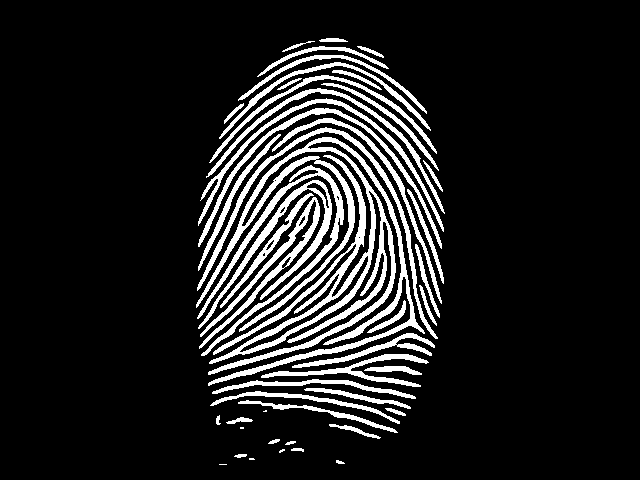
#> input picture 第2场训练赛/Fingerprint feature extraction/code/Feature_Extraction/enhanced/02.tif, 640 x 480 px; its folder holds only this picture in this run
$ python preprocess.py   (older library calls are emulated)
#> lines starting #> are read from the running program, lines starting #| are printed output that depends on the picture; after the words box and inside, x2 and y2 are one past the last pixel; in counts of white or black regions, pixels touching at a corner belong together
### 第2场训练赛/Fingerprint feature extraction/code/Feature_Extraction/src/CommonFunctions.py
import numpy as np
import pandas as pd
import skimage
import os
import cv2
import matplotlib.pyplot as plt
import seaborn as sns
from matplotlib.backends.backend_pdf import PdfPages
import skimage
import imutils


PROCESS_DIR = "../process"
RESULT_DIR = "../result"
FEATURE_DIR = "../featuresData"
DATA_DIR = '../../../data'
IMG_SRC_DIR = '../../../data/img'

NUM_PIC = 16
NUM_POINTS = 10

# [25 lines left out: functions plt_show, plot_mat, not called in this run]

def External_ellipse(edge_filter, mask):
    contours = cv2.findContours(edge_filter, cv2.RETR_EXTERNAL, cv2.CHAIN_APPROX_NONE)
    cnts = contours[0] if imutils.is_cv2() else contours[1]  # 用imutils来判断是opencv是2还是2+
    cnt = cnts[0]
    """ellipse为三元组(center, axes, angle)
    center：椭圆中心点坐标
    axes：椭圆尺寸（即长短轴）
    angle：旋转角度（顺时针方向）
    """
    ellipse = cv2.fitEllipse(cnt)
    # print(ellipse)

    return ellipse


# [43 lines left out: functions ShowResults, normalizedArr, not called in this run]

def getPrettyBytesStr(bytes):
    return ''.join(['0x%02x ' % b for b in bytes])

def fromPrettyBytesStr(prettyBytesStr):
    pass

# [21 lines left out: function getPrettyFeaturesBytes, not called in this run]

### 第2场训练赛/Fingerprint feature extraction/code/Feature_Extraction/src/preprocess.py

import cv2
import numpy as np
import skimage.morphology as sm
import skimage
import os

from Feature_Extraction.src.CommonFunctions import *

def enhance_dir(path, savepath):
#> called with path = '../enhanced', savepath = '../rotated'
    for imgfile in os.listdir(path):
        img_id = int(imgfile.rstrip(".tif"))
        print(imgfile)
        img = cv2.imread(os.path.join(path, imgfile), 0)
#> img: shape (480, 640); 12.5% white; 48 white regions (5 under 20 px), largest, box (x1, y1, x2, y2) and area: (196, 137, 425, 386) 11954, (197, 165, 344, 356) 2278, (197, 127, 438, 339) 2049
        # 获取二值化图像
        img_01 = np.uint8(img > 128)
        # 未经细化的二值图像
        mask = img_01 * 255
        edge_filter = skimage.morphology.closing(mask, sm.disk(20))
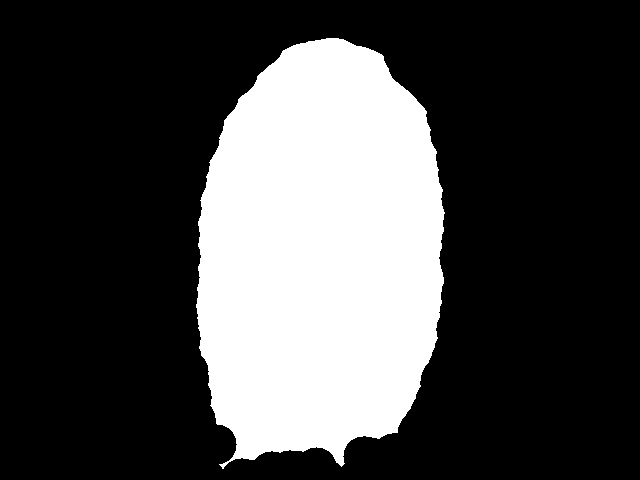
#> edge_filter: shape (480, 640); 27.6% white; 1 white region, box (x1, y1, x2, y2) and area: (196, 38, 445, 469) 84802
        edge_filter = skimage.morphology.erosion(edge_filter, sm.disk(5))
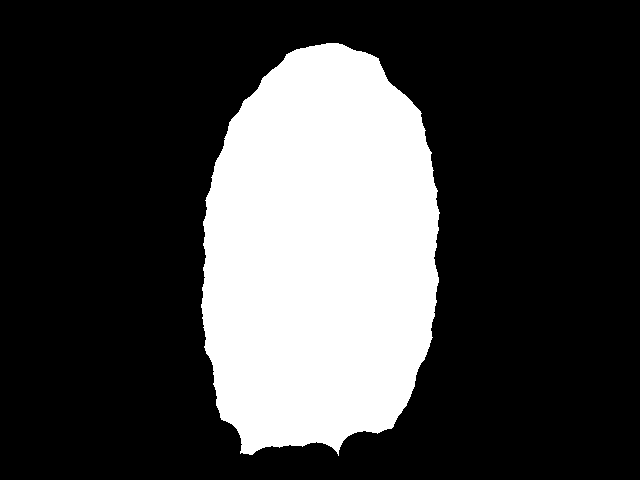
#> edge_filter: shape (480, 640); 25.7% white; 1 white region
        # plt_show(foregroundArea)
        ellipse = External_ellipse(edge_filter, mask)
#> in External_ellipse, `contours = cv2.findContours(edge_filter, cv2.RETR_EXTERNAL, cv2.CHAIN_..`: contours = 1 contour; box (x1, y1, x2, y2) and area: (201, 43, 440, 456) 78549
#> in External_ellipse, `cnts = contours[0] if imutils.is_cv2() else contours[1]`: cnts has the same summary as contours
#> in External_ellipse, `cnt = cnts[0]`: cnt = contour of 1038 points, box (x1, y1, x2, y2) (201, 43, 440, 456), area 78549
#> in External_ellipse, `ellipse = cv2.fitEllipse(cnt)`: ellipse = ((319.5, 254.9), (240.2, 421.1), 4.54)
#> ellipse = ((319.5, 254.9), (240.2, 421.1), 4.54)
        center, axes, angle = ellipse
#> center = (319.5, 254.9); axes = (240.2, 421.1); angle = 4.54

        if angle > 90:
            angle -= 180
        # print(angle)
        matRotate = cv2.getRotationMatrix2D(center, angle, 1.)
#> matRotate = [[0.997, 0.0791, -19.16], [-0.0791, 0.997, 26.06]]
        rotated = cv2.warpAffine(img, matRotate, (mask.shape[1],mask.shape[0]))
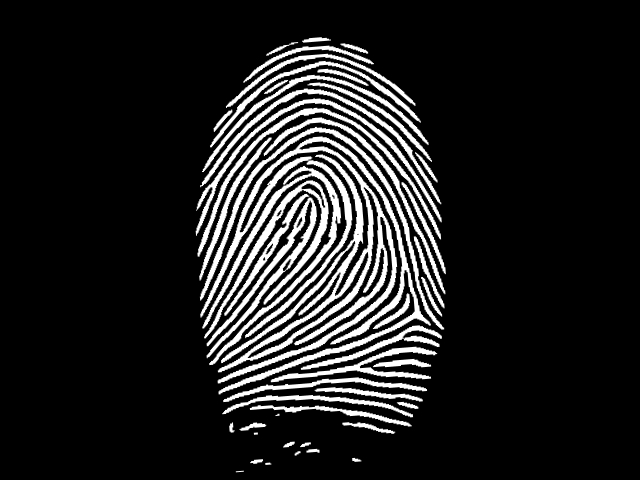
#> rotated: shape (480, 640); min 0, max 255, mean 31.9
        cv2.imwrite(os.path.join(savepath, imgfile), rotated)

        maskBGR = cv2.cvtColor(mask, cv2.COLOR_GRAY2BGR)
#> maskBGR is the input picture: shape (480, 640, 3); 12.5% white; 48 white regions (5 under 20 px), largest, box (x1, y1, x2, y2) and area: (196, 137, 425, 386) 11954, (197, 165, 344, 356) 2278, (197, 127, 438, 339) 2049
        rotatedBGR = cv2.cvtColor(rotated, cv2.COLOR_GRAY2BGR)
        cv2.ellipse(maskBGR, ellipse, color=(0, 0, 255), thickness=2)
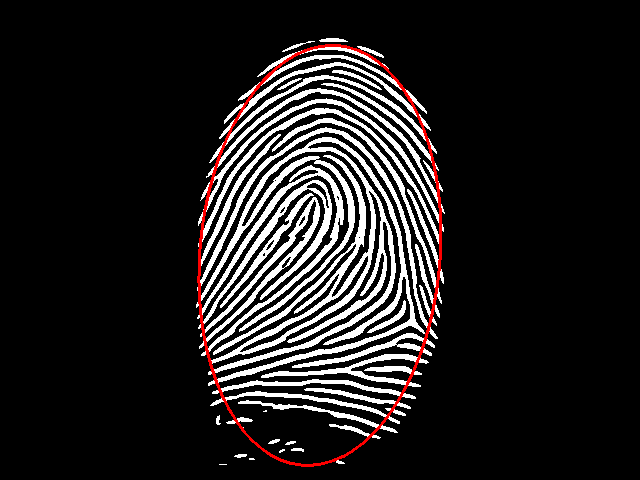
#> maskBGR: shape (480, 640, 3); 1.01% of pixels changed, all inside (x1, y1, x2, y2) = (197, 44, 442, 467)
        cat = np.concatenate((maskBGR, rotatedBGR), axis=1)
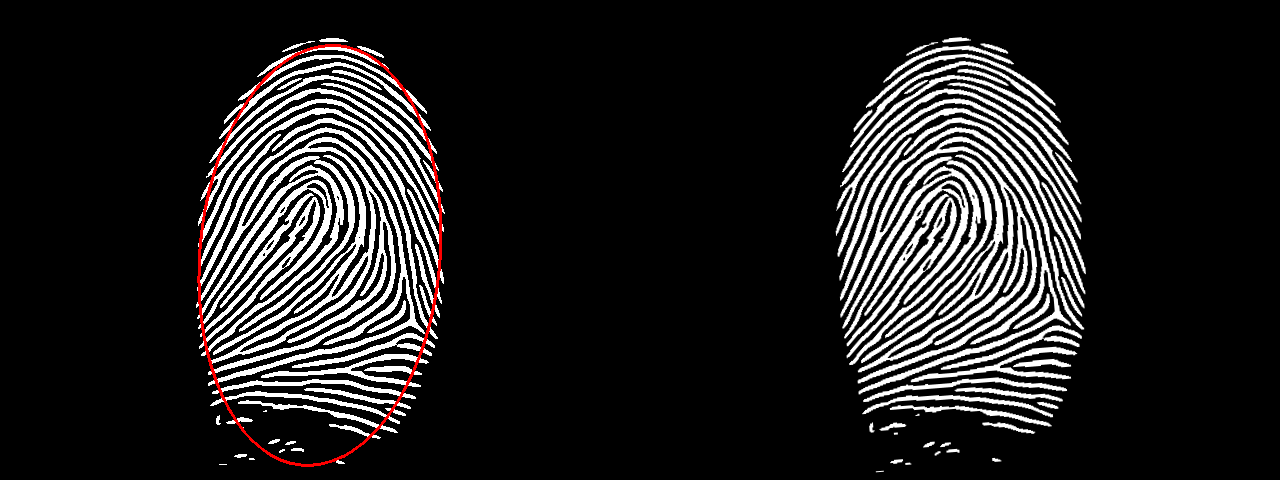
#> cat: shape (480, 1280, 3); mean B, G, R 31.5, 31.5, 32.7
        cv2.imwrite(os.path.join(RESULT_DIR, "{:02d}rotate.png".format(img_id)), cat)


if __name__ == '__main__':
    enhance_dir("../enhanced", "../rotated")

$ run again, on 第2场训练赛/Fingerprint feature extraction/code/Feature_Extraction/enhanced/10.tif
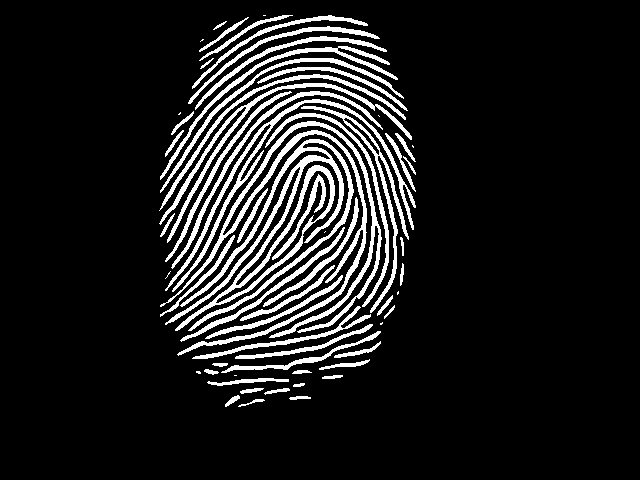
#> input picture 第2场训练赛/Fingerprint feature extraction/code/Feature_Extraction/enhanced/10.tif, 640 x 480 px
#> img: shape (480, 640); 11.5% white; 63 white regions (11 under 20 px), largest, box (x1, y1, x2, y2) and area: (165, 139, 354, 331) 6017, (160, 121, 382, 356) 5097, (165, 99, 416, 292) 2513
#> in enhance_dir, `edge_filter = skimage.morphology.erosion(edge_filter, sm.disk(5))`:
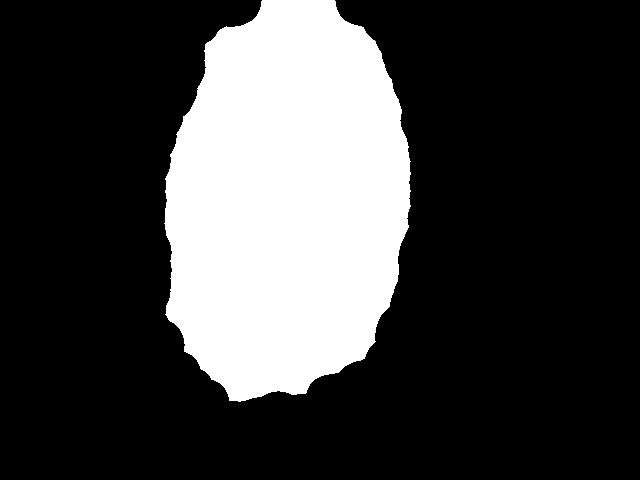
#> edge_filter: shape (480, 640); 25.3% white; 1 white region
#> contours = 1 contour; box (x1, y1, x2, y2) and area: (164, 0, 411, 402) 77334
#> cnts has the same summary as contours
#> cnt = contour of 1022 points, box (x1, y1, x2, y2) (164, 0, 411, 402), area 77334
#> in External_ellipse, `ellipse = cv2.fitEllipse(cnt)`: ellipse = ((286.3, 201.2), (243.3, 407.5), 5.96)
#> center = (286.3, 201.2); axes = (243.3, 407.5); angle = 5.96
#> matRotate = [[0.995, 0.104, -19.33], [-0.104, 0.995, 30.79]]
#> in enhance_dir, maskBGR is the input picture: shape (480, 640, 3); 11.5% white; 63 white regions (11 under 20 px), largest, box (x1, y1, x2, y2) and area: (165, 139, 354, 331) 6017, (160, 121, 382, 356) 5097, (165, 99, 416, 292) 2513
#> maskBGR: shape (480, 640, 3); 0.98% of pixels changed, all inside (x1, y1, x2, y2) = (162, 0, 411, 406)
#> in enhance_dir, `cat = np.concatenate((maskBGR, rotatedBGR), axis=1)`:
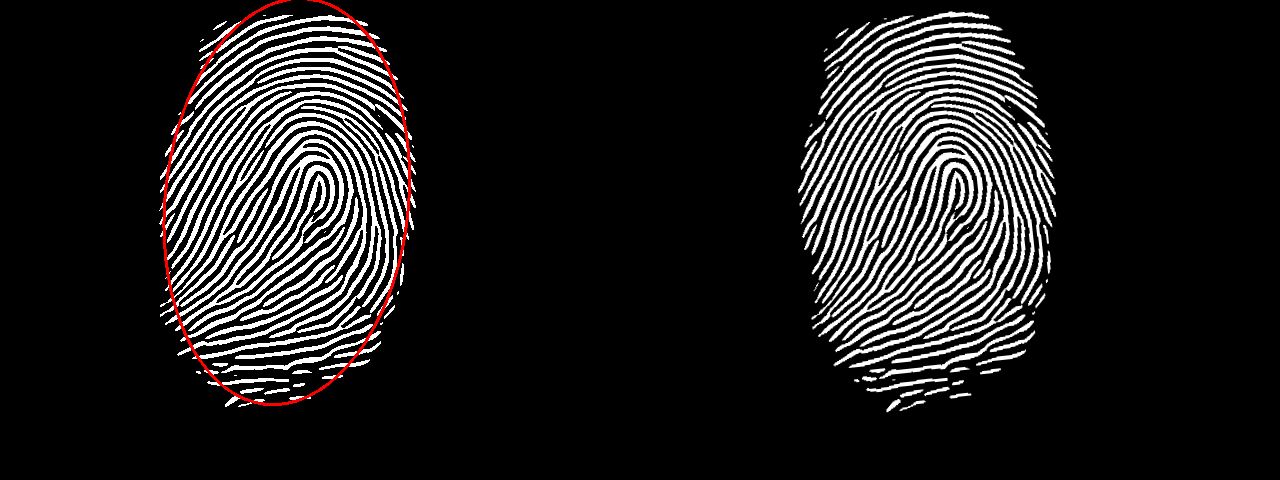
#> cat: shape (480, 1280, 3); mean B, G, R 29, 29, 30.3

$ run again, on 第2场训练赛/Fingerprint feature extraction/code/Feature_Extraction/enhanced/04.tif
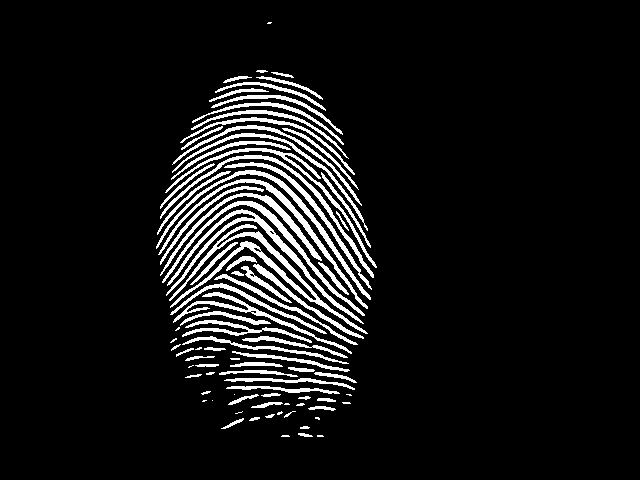
#> input picture 第2场训练赛/Fingerprint feature extraction/code/Feature_Extraction/enhanced/04.tif, 640 x 480 px
#> img: shape (480, 640); 8.4% white; 87 white regions (18 under 20 px), largest, box (x1, y1, x2, y2) and area: (169, 224, 368, 334) 1951, (166, 209, 364, 324) 1554, (156, 170, 371, 300) 1224
#> in enhance_dir, `edge_filter = skimage.morphology.erosion(edge_filter, sm.disk(5))`:
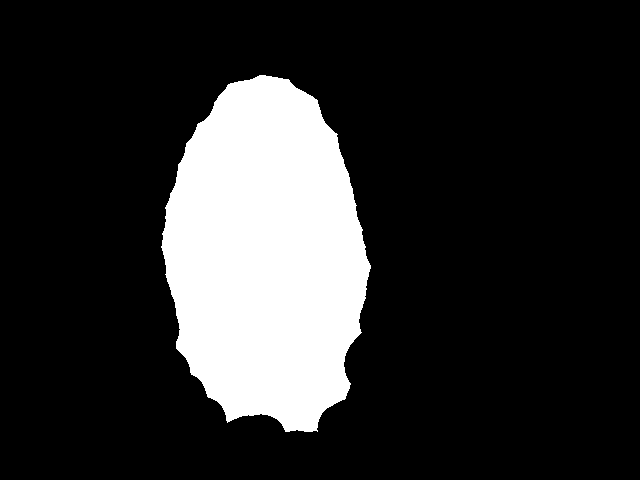
#> edge_filter: shape (480, 640); 18.1% white; 1 white region
#> contours = 1 contour; box (x1, y1, x2, y2) and area: (161, 75, 371, 432) 55047
#> cnts has the same summary as contours
#> cnt = contour of 874 points, box (x1, y1, x2, y2) (161, 75, 371, 432), area 55047
#> in External_ellipse, `ellipse = cv2.fitEllipse(cnt)`: ellipse = ((265.7, 256.2), (198.8, 356.2), 176.6)
#> in enhance_dir, `center, axes, angle = ellipse`: center = (265.7, 256.2); axes = (198.8, 356.2); angle = 176.6
#> in enhance_dir, `angle -= 180`: angle = -3.39
#> matRotate = [[0.998, -0.0592, 15.63], [0.0592, 0.998, -15.28]]
#> in enhance_dir, maskBGR is the input picture: shape (480, 640, 3); 8.4% white; 87 white regions (18 under 20 px), largest, box (x1, y1, x2, y2) and area: (169, 224, 368, 334) 1951, (166, 209, 364, 324) 1554, (156, 170, 371, 300) 1224
#> maskBGR: shape (480, 640, 3); 0.86% of pixels changed, all inside (x1, y1, x2, y2) = (165, 77, 367, 436)
#> in enhance_dir, `cat = np.concatenate((maskBGR, rotatedBGR), axis=1)`:
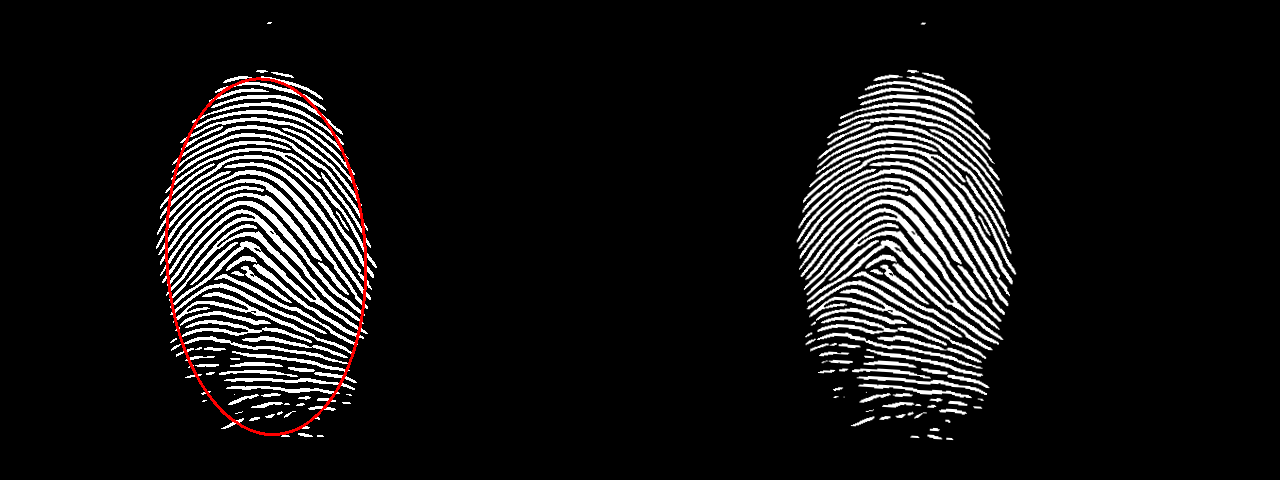
#> cat: shape (480, 1280, 3); mean B, G, R 21, 21, 22.1
